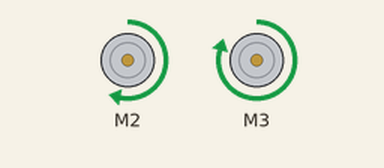
Recording of a sketch running on a simulated Arduino Uno, built with avr-gcc and run on an emulated ATmega328P. On the bench: 2 × DC motor (green arrow = forward, orange = backward, longer = faster).

Above: at 0.5 s.
At 2.5 s:
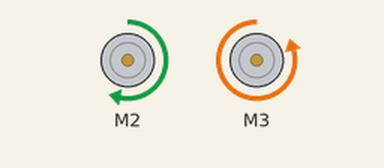
At 3.5 s:
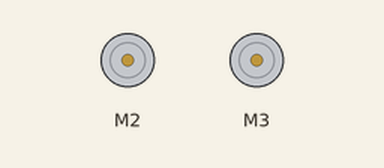
Timing chart, 0 to 5.2 s (numbered marks = the images above):
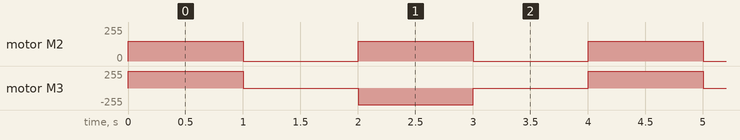

The sketch:

motor.ino
```cpp
#include <AFMotor.h>
AF_DCMotor M1(2);
AF_DCMotor M2(3);

void setup() {
  M1.setSpeed(150);
  M2.setSpeed(250);
}

void loop() {
  M1.run(FORWARD);
  M2.run(FORWARD);
  delay(1000);
  M1.run(RELEASE);
  M2.run(RELEASE);
  delay(1000);
  M1.run(FORWARD);
  M2.run(BACKWARD);
  delay(1000);
  M1.run(RELEASE);
  M2.run(RELEASE);
  delay(1000);
}
```

Measured:
- by itself, motor M2: alternates forward 150/255 for 1.0 s and stopped for 1.0 s
- by itself, motor M3: repeats every 4.0 s: stopped 1.0 s, backward 250/255 1.0 s, stopped 1.0 s, forward 250/255 1.0 s
